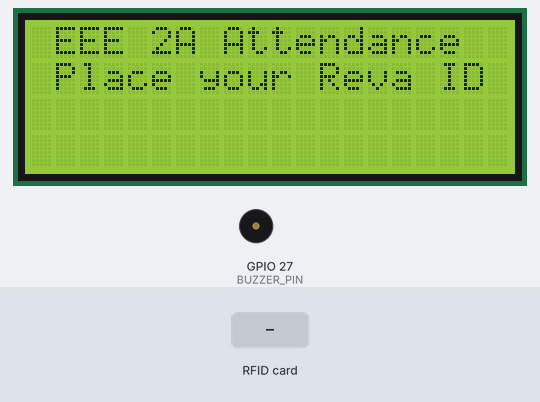
The sketch below on a simulated ESP32. Parts: 20×4 character LCD, buzzer (waves = sounding, pin HIGH). Inputs (shaded band) come from the test bench. WiFi joins after 1.5 s; servers stay silent unless stated; uploads are accepted with an empty reply; the local clock reads 2024-03-15 10:24:30 at power-on unless the sketch sets it; what the sketch prints to the serial monitor is not drawn.

Above: at 2.8 s.
2.9 s: RFID card 71 B5 4A 3C held to the reader
At 3.5 s:
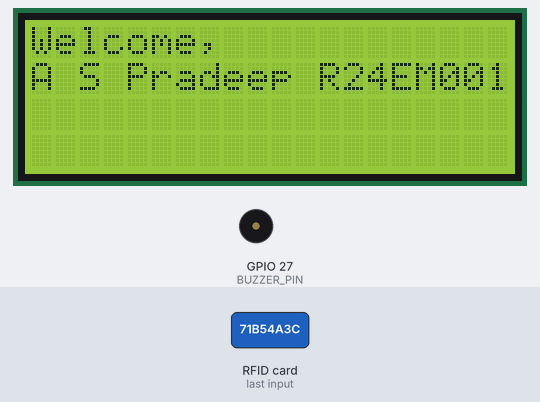
5.9 s: RFID card 5E 7A 19 C4 held to the reader
At 7.0 s:
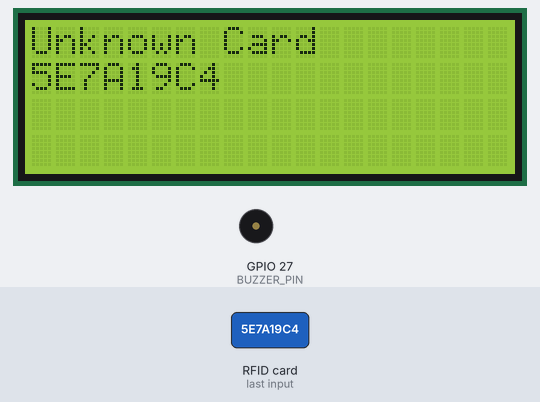
8.9 s: RFID card 71 B5 4A 3C held to the reader
At 10.2 s:
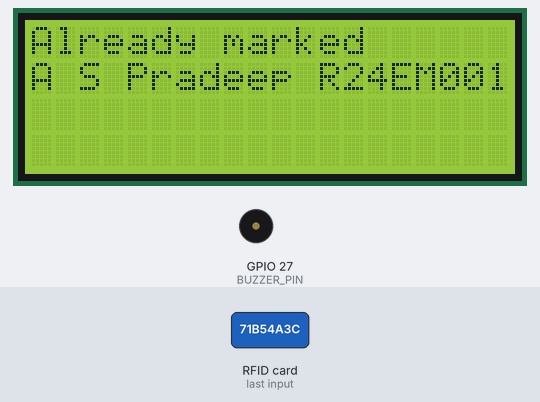
11.9 s: RFID card 5E 7A 19 C4 held to the reader
At 12.06 s:
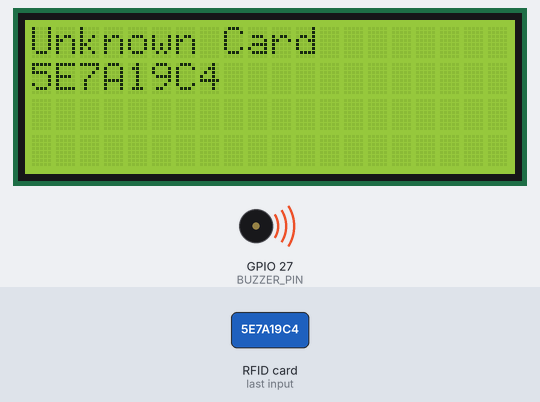
Timing chart, 0 to 14.9 s (numbered marks = the images above; inputs shaded):
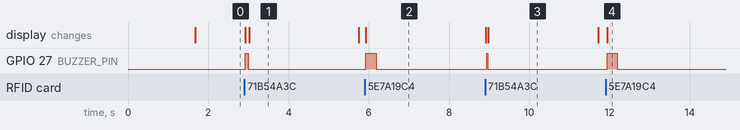

The sketch:

esp32code.ino
```cpp
/*
   ──────────────────────────────────────────────────────────────
    ESP32 • RC522 RFID Attendance • 20×4 I²C LCD
    Late‑arrival detection  (period = 50 min, 5 min grace)
   ──────────────────────────────────────────────────────────────
*/

#include <Wire.h>
#include <LiquidCrystal_PCF8574.h>
#include <SPI.h>
#include <MFRC522.h>
#include <WiFi.h>
#include <WiFiClientSecure.h>
#include <HTTPClient.h>
#include <time.h>

/* ▒▒▒ Wi‑Fi ▒▒▒ */
const char *WIFI_SSID     = "";
const char *WIFI_PASSWORD = "";

/* ▒▒▒ Firebase ▒▒▒ */
const char *FB_HOST   = ".firebaseio.com";
const char *FB_SECRET = "";         // "" if DB rules are public

/* ▒▒▒ Hardware ▒▒▒ */
#define LCD_ADDR 0x27
LiquidCrystal_PCF8574 lcd(LCD_ADDR);    // SDA=4 SCL=5

#define SS_PIN  21
#define RST_PIN 22
MFRC522 rfid(SS_PIN, RST_PIN);

#define BUZZER_PIN 27
inline void beep(uint16_t ms) { digitalWrite(BUZZER_PIN, HIGH); delay(ms); digitalWrite(BUZZER_PIN, LOW); }

/* ▒▒▒ Admin tag ▒▒▒ */
const char *ADMIN_UID = "";

/* ▒▒▒ Class schedule ▒▒▒ */
const int  GRACE_MIN = 5;          // minutes before “late”
struct Period { uint8_t h, m; };   // start times
const Period periods[] = {         // Monday‑Friday
  { 8,30 }, { 9,25 }, {10,25 }, {10,40 }, {11,35 },
  {13,30 }, {14,25 }, {15,20 }, {16,15 }   // adjust / delete as needed
};

/* ▒▒▒ Roster ▒▒▒ */
struct Student { const char *uid; const char *name; bool present; };
Student roster[60] = {
  {"71B54A3C","A S Pradeep R24EM001",false},
  // … add more …
};

/* ▒▒▒ prototypes ▒▒▒ */
int     findStudentIndex(const String&);
size_t  countPresent();
String  isoTimestamp();
bool    isLate();
void    sendToCloud(const String&, const char*, bool, bool);

/* ───────── SETUP ───────── */
void setup() {
  Serial.begin(115200);
  Wire.begin(4,5); lcd.begin(20,4); lcd.setBacklight(255);
  pinMode(BUZZER_PIN,OUTPUT); digitalWrite(BUZZER_PIN,LOW);
  SPI.begin(); rfid.PCD_Init();

  lcd.print("Connecting WiFi…");
  WiFi.begin(WIFI_SSID, WIFI_PASSWORD);
  while (WiFi.status()!=WL_CONNECTED){delay(300);Serial.print('.');}
  Serial.println("\nWiFi OK");

  configTime(19800,0,"pool.ntp.org","time.nist.gov");
  Serial.print("Syncing time");
  while(time(nullptr)<1609459200){Serial.print('.');delay(500);}
  Serial.println(" done");

  lcd.clear();
  lcd.print(" EEE 2A Attendance ");
  lcd.setCursor(0,1); lcd.print(" Place your Reva ID ");
}

/* ───────── LOOP ───────── */
void loop() {
  if(!rfid.PICC_IsNewCardPresent()||!rfid.PICC_ReadCardSerial()) return;

  /* UID → string */
  String uid;
  for(byte i=0;i<rfid.uid.size;i++){ if(rfid.uid.uidByte[i]<0x10)uid+='0'; uid+=String(rfid.uid.uidByte[i],HEX); }
  uid.toUpperCase();
  Serial.println(uid);

  /* Admin card */
  if(uid==ADMIN_UID){
    lcd.clear();
    lcd.print("Present Today:");
    lcd.setCursor(0,1); lcd.print(countPresent()); lcd.print('/'); lcd.print(sizeof(roster)/sizeof(roster[0]));
    beep(150); delay(300); beep(150);
    delay(3500);
    lcd.clear(); lcd.print(" EEE 2A Attendance ");
    lcd.setCursor(0,1); lcd.print(" Place your Reva ID ");
    rfid.PICC_HaltA(); rfid.PCD_StopCrypto1();
    return;
  }

  /* Student */
  int idx = findStudentIndex(uid);
  bool late = isLate();

  lcd.clear();
  if(idx!=-1){
    bool first = !roster[idx].present;
    roster[idx].present=true;

    if(first){
      lcd.print(late?"Late! ":"Welcome,");
      if(late){ beep(150); delay(100); beep(150); } else beep(80);
    }else{
      lcd.print("Already marked");
      beep(20);
    }
    lcd.setCursor(0,1); lcd.print(roster[idx].name);
    sendToCloud(uid,roster[idx].name,first,late);
  }else{
    lcd.print("Unknown Card");
    lcd.setCursor(0,1); lcd.print(uid);
    beep(250);
    sendToCloud(uid,"UNKNOWN",false,false);
  }

  delay(2500);
  lcd.clear(); lcd.print(" EEE 2A Attendance ");
  lcd.setCursor(0,1); lcd.print(" Place your Reva ID ");
  rfid.PICC_HaltA(); rfid.PCD_StopCrypto1();
}

/* ───────── helpers ───────── */
int findStudentIndex(const String&u){for(size_t i=0;i<sizeof(roster)/sizeof(roster[0]);i++) if(roster[i].uid&&u==roster[i].uid) return i; return -1;}

size_t countPresent(){size_t c=0; for(const auto&s:roster) if(s.present)++c; return c;}

bool isLate(){
  struct tm tm; if(!getLocalTime(&tm)) return false;
  int nowMin = tm.tm_hour*60 + tm.tm_min;

  for(const auto&p:periods){
    int start = p.h*60 + p.m;
    if(nowMin >= start && nowMin <= start+55){      // inside this period
      return nowMin > start + GRACE_MIN;            // late if past grace
    }
  }
  return false; // outside class hours
}

String isoTimestamp(){
  struct tm t; if(!getLocalTime(&t)) return "";
  char b[25]; strftime(b,sizeof(b),"%H:%M",&t);
  return String(b);
}

void sendToCloud(const String& uid,const char* name,bool first,bool late){
  if(WiFi.status()!=WL_CONNECTED) return;
  String ts=isoTimestamp(); if(ts=="") return;

  String url = String("https://")+FB_HOST+"/attendance.json";
  if(strlen(FB_SECRET)) url += "?auth="+String(FB_SECRET);

  String payload = "{\"uid\":\""+uid+
                   "\",\"name\":\""+String(name)+
                   "\",\"first_mark\":"+(first?"true":"false")+
                   ",\"late\":"+(late?"true":"false")+
                   ",\"time\":\""+ts+"\"}";

  WiFiClientSecure c; c.setInsecure();
  HTTPClient https;
  if(https.begin(c,url)){ https.addHeader("Content-Type","application/json");
    int code=https.POST(payload); Serial.printf("POST→%d\n",code); https.end();
  }
}
```

Measured:
- after the input at 2.9 s, GPIO 27 (BUZZER_PIN): LOW → HIGH at once, → LOW 0.08 s later; the display: first changes at once (image 1 shows a later state)
- after the input at 5.9 s, GPIO 27 (BUZZER_PIN): LOW → HIGH at once, → LOW 0.25 s later; the display: changes at once (image 2)
- after the input at 8.9 s, GPIO 27 (BUZZER_PIN): LOW → HIGH at once, → LOW 0.02 s later; the display: first differs from a run without the input after 0.08 s (image 3)
- after the input at 11.9 s, GPIO 27 (BUZZER_PIN): LOW → HIGH at once, → LOW 0.25 s later; the display: changes at once (image 4)
- what the display in image 1 shows lasts 2.8 s, from 3.0 s to 5.8 s
